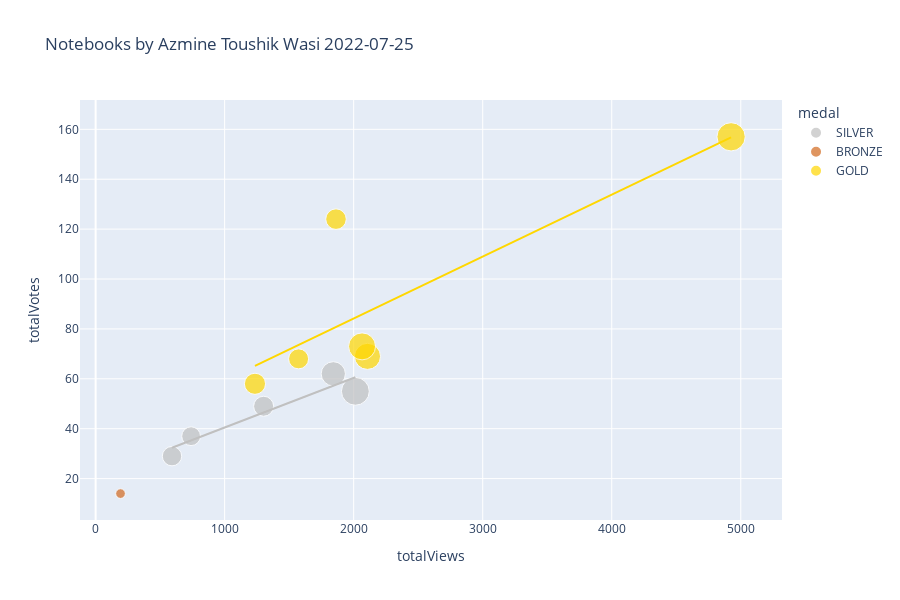

This figure's notebook cell:
### Code cell
df=pd.read_csv(links[-3])

df['totalComments'].fillna(0, inplace=True)
df['medal'].fillna('N/A', inplace=True)
df['size'] = df['totalComments'].clip(lower=1)
color_map = {
    'GOLD': 'gold',
    'SILVER': 'silver',
    'BRONZE': 'chocolate',
    'N/A': '#333'
}
px.scatter(
    df,
    'totalViews',
    'totalVotes',
    title=f'Notebooks by {df.author_displayName.get(0)} '+str(links[-2][25:35]),
    log_x=False,
    log_y=False,
    #width=800, 
    height=600,
    color='medal',
    color_discrete_map=color_map,
    size='size',
    trendline='ols',
    trendline_options=dict(log_x=False, log_y=False, add_constant=True),
    #trendline='lowess', # Use for Locally Weighted Scatterplot Smoothing line
    #trendline_scope='overall', # Use this for one trendline
    hover_name='title')

### Figure 1 — Plotly figure (JSON) as saved in the notebook; plotly's stock layout.template omitted (floating-point values rounded to 4 significant figures)
{"data": [{"hovertemplate": "<b>%{hovertext}</b><br><br>medal=SILVER<br>totalViews=%{x}<br>totalVotes=%{y}<br>size=%{marker.size}<extra></extra>", "hovertext": ["Coursera 📉 EDA, Insights, Sentiment Analysis", "➡️ Intro to Feature Engineering 🛠 Housing Data ", "UCL ⚽ EDA & Viz ⭐ 2021-22 ⭐ Players & Teams", "Investment and Financial Analysis  🏭 GeoExports", "▶️ Cristiano Ronaldo ⚽ Goals  📊 EDA, Analysis"], "legendgroup": "SILVER", "marker": {"color": "silver", "size": [16, 17, 25, 15, 33], "sizemode": "area", "sizeref": 0.085, "symbol": "circle"}, "mode": "markers", "name": "SILVER", "orientation": "v", "showlegend": true, "type": "scatter", "x": [592, 1302, 1842, 740, 2013], "xaxis": "x", "y": [29, 49, 62, 37, 55], "yaxis": "y"}, {"hovertemplate": "<b>OLS trendline</b><br>totalVotes = 0.0198985 * totalViews + 20.5757<br>R<sup>2</sup>=0.895193<br><br>medal=SILVER<br>totalViews=%{x}<br>totalVotes=%{y} <b>(trend)</b><extra></extra>", "legendgroup": "SILVER", "marker": {"color": "silver", "symbol": "circle"}, "mode": "lines", "name": "SILVER", "showlegend": false, "type": "scatter", "x": [592, 740, 1302, 1842, 2013], "xaxis": "x", "y": [32.36, 35.3, 46.48, 57.23, 60.63], "yaxis": "y"}, {"hovertemplate": "<b>%{hovertext}</b><br><br>medal=BRONZE<br>totalViews=%{x}<br>totalVotes=%{y}<br>size=%{marker.size}<extra></extra>", "hovertext": ["Daily AQI - Air Quality Index [Scheduled]"], "legendgroup": "BRONZE", "marker": {"color": "chocolate", "size": [4], "sizemode": "area", "sizeref": 0.085, "symbol": "circle"}, "mode": "markers", "name": "BRONZE", "orientation": "v", "showlegend": true, "type": "scatter", "x": [193], "xaxis": "x", "y": [14], "yaxis": "y"}, {"hovertemplate": "medal=BRONZE<extra></extra>", "legendgroup": "BRONZE", "marker": {"color": "chocolate", "symbol": "circle"}, "mode": "lines", "name": "BRONZE", "showlegend": false, "type": "scatter", "xaxis": "x", "yaxis": "y"}, {"hovertemplate": "<b>%{hovertext}</b><br><br>medal=GOLD<br>totalViews=%{x}<br>totalVotes=%{y}<br>size=%{marker.size}<extra></extra>", "hovertext": ["➡️ Bias-Variance Tradeoff 📋 Theory & Code Ex.", "Divorce Prediction & Reasons Analysis with PCA", "▶️ Lionel Messi 📊 Extended EDA ⚽ Goals ", "➡️ Intro to Cross Validation ✅ Different Methods", "Clustering Techniques & Algorithms Analysis", " Imputation : Different Techniques with Codes"], "legendgroup": "GOLD", "marker": {"color": "gold", "size": [29, 19, 31, 17, 18, 34], "sizemode": "area", "sizeref": 0.085, "symbol": "circle"}, "mode": "markers", "name": "GOLD", "orientation": "v", "showlegend": true, "type": "scatter", "x": [2107, 1235, 2065, 1573, 1863, 4925], "xaxis": "x", "y": [69, 58, 73, 68, 124, 157], "yaxis": "y"}, {"hovertemplate": "<b>OLS trendline</b><br>totalVotes = 0.0248043 * totalViews + 34.5824<br>R<sup>2</sup>=0.690867<br><br>medal=GOLD<br>totalViews=%{x}<br>totalVotes=%{y} <b>(trend)</b><extra></extra>", "legendgroup": "GOLD", "marker": {"color": "gold", "symbol": "circle"}, "mode": "lines", "name": "GOLD", "showlegend": false, "type": "scatter", "x": [1235, 1573, 1863, 2065, 2107, 4925], "xaxis": "x", "y": [65.22, 73.6, 80.79, 85.8, 86.85, 156.7], "yaxis": "y"}], "layout": {"height": 600, "legend": {"itemsizing": "constant", "title": {"text": "medal"}, "tracegroupgap": 0}, "title": {"text": "Notebooks by Azmine Toushik Wasi 2022-07-25"}, "xaxis": {"anchor": "y", "domain": [0, 1], "title": {"text": "totalViews"}}, "yaxis": {"anchor": "x", "domain": [0, 1], "title": {"text": "totalVotes"}}}}
